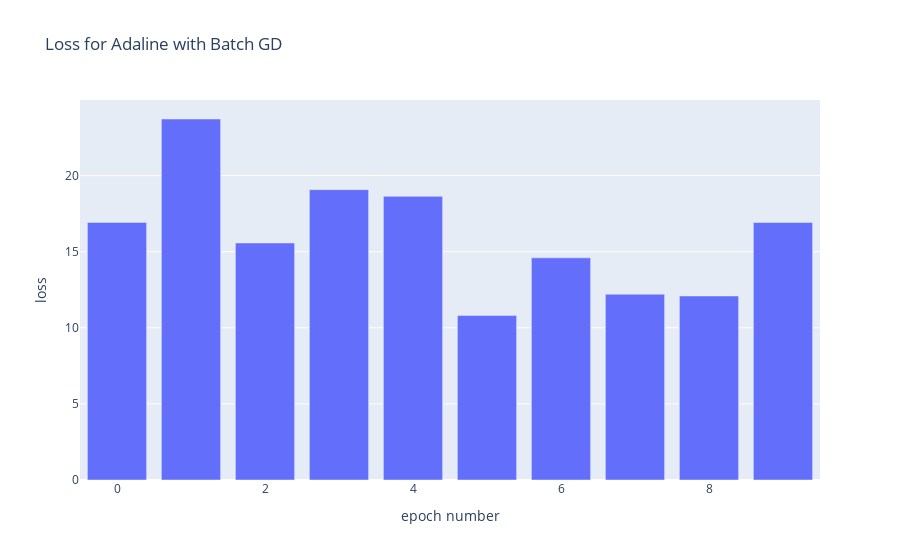

Source (notebook cell):
### Code cell
data_trace = go.Bar(x=np.arange(10), y=eval_results)
fig = go.Figure(data=[data_trace])

fig.update_layout(
    title='Loss for Adaline with Batch GD',
    xaxis_title="epoch number",
    yaxis_title="loss"
)

fig.show()

### Figure 1 — Plotly figure (JSON) as saved in the notebook; plotly's stock layout.template omitted (floating-point values rounded to 4 significant figures)
{"data": [{"type": "bar", "x": [0, 1, 2, 3, 4, 5, 6, 7, 8, 9], "y": [16.92, 23.72, 15.57, 19.08, 18.64, 10.8, 14.6, 12.21, 12.09, 16.92]}], "layout": {"title": {"text": "Loss for Adaline with Batch GD"}, "xaxis": {"title": {"text": "epoch number"}}, "yaxis": {"title": {"text": "loss"}}}}
